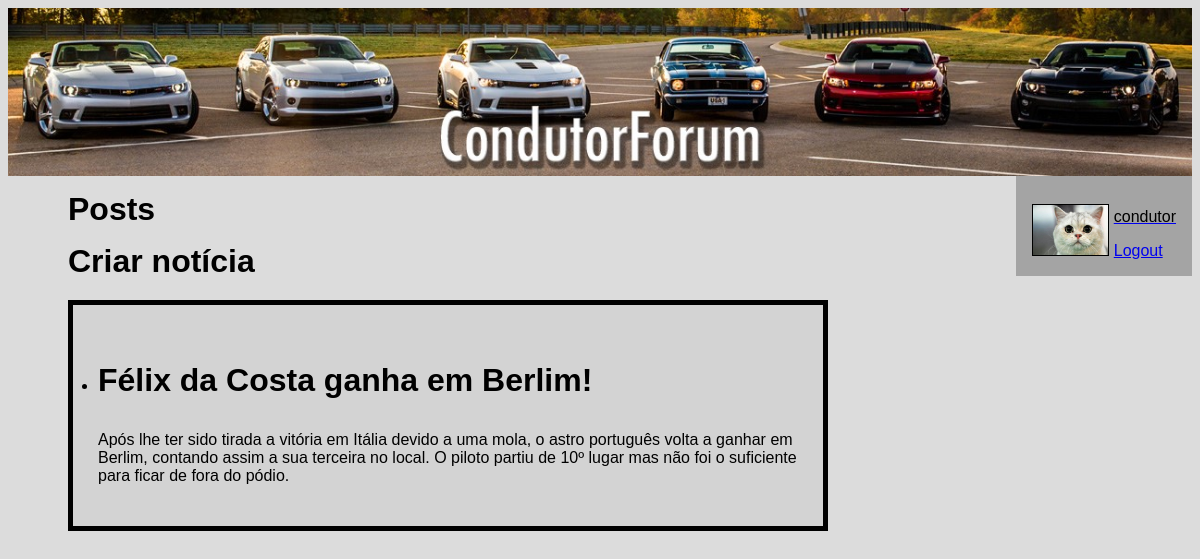
The app's page /forum/index_noticia (signed in) with its own data.
### forum/models.py (models this page shows, shortened)
class Condutor(models.Model):
    user = models.OneToOneField(User, on_delete=models.CASCADE, primary_key=True)
    modelo_carro = models.CharField(max_length=50)
    numero_posts = models.IntegerField(default=0)
    avatar = models.ImageField(default='forum/images/default.png', blank=True)

class Noticia(models.Model):
    titulo = models.CharField(max_length=50)
    texto = models.TextField()
    pub_data = models.DateTimeField('data de publicacao')
    imagem = models.ImageField(blank=True)

### forum/views.py (the view)
# urls.py: path('index_noticia', views.index_noticia, name='index_noticia'),
def index_noticia(request):
    latest_noticia_list = Noticia.objects.order_by('-pub_data')[:10]
    context = {'latest_noticia_list': latest_noticia_list}
    return render(request, 'forum/index_noticia.html', context)

### forum/templates/forum/index_noticia.html
{% load static %}
<link rel="stylesheet" type="text/css"
      href="{% static 'forum/style.css' %}"/>
<!DOCTYPE html>
<html lang="pt">
{% block header %}
<header>
    <a href="http://127.0.0.1:8000/forum/index_noticia">
        <img src="{% static 'forum/images/header1.jpg' %}" alt="CondutorForum" width="100%" height="auto">
    </a>
</header>
{% endblock %}
{% block sidebar %}
<aside>
    <div class="parent">
        {% if request.user.is_authenticated %}
        <div class="inline-block-child">
            <img class="foto_perfil" src="{% static user.condutor.avatar %}" alt="Foto de perfil"/>
        </div>
        <div class="inline-block-child">
            <a href="{% url 'forum:info' %}">
                <p>{{ request.user.username }}</p>
            </a>
            <a href="{% url 'forum:logout' %}">Logout</a>
            {% else %}
            <a href="{% url 'forum:fazerLogin' %}">Login</a>
            <a href="{% url 'forum:signin' %}">Criar conta</a>
            {% endif %}
        </div>
    </div>
</aside>
{% endblock %}
{% block conteudo %}
<div class="top">
    <a class="titulo" href="{% url 'forum:index' %}">Posts</a>
</div>
{% if request.user.is_superuser %}
<div class="top">
    <a class="titulo" href="{% url 'forum:criarnoticia' %}">Criar notícia</a>
</div>
{% endif %}
{% if latest_noticia_list %}
<ul>
    {% for noticia in latest_noticia_list %}
    <div class="caixinha">
        <li>
            <p class="titulo">
                {{ noticia.titulo }}
            </p>
            <p>{{ noticia.texto }}</p>
        </li>
    </div>
    {% endfor %}
</ul>
{% else %}
<p>Nao há notícias.</p>
{% endif %}
{% endblock %}
</html>

### forum/static/forum/style.css (style rules this page uses)
p { color: black; }
* { font-family: Arial, serif; }
li { text-align: left; }
.foto_perfil { border: 1px solid black; height: 50px; width: auto; }
.caixinha { border: 5px solid #000000; background-color: lightgrey; width: 700px; padding: 25px; margin: 20px; }
.titulo { text-decoration: none; color: black; font-weight: bold; font-size: 2em; }
.top { margin-left: 60px; margin-top: 15px; }
.parent { padding: 1rem; }
.inline-block-child { display: inline-block; }
aside { background-color: rgb(164, 164, 164); float: right; }

### records on screen
Noticia: titulo "Félix da Costa ganha em Berlim!", texto "Após lhe ter sido tirada a vitória em Itália devido a uma mola, o astro português volta a ganhar em Berlim, contando assim a sua terceira no local. O piloto partiu de 10º lugar mas não foi o suficiente para ficar de fora do pódio."

### other values on screen
{{ request.user.username }} "condutor"
